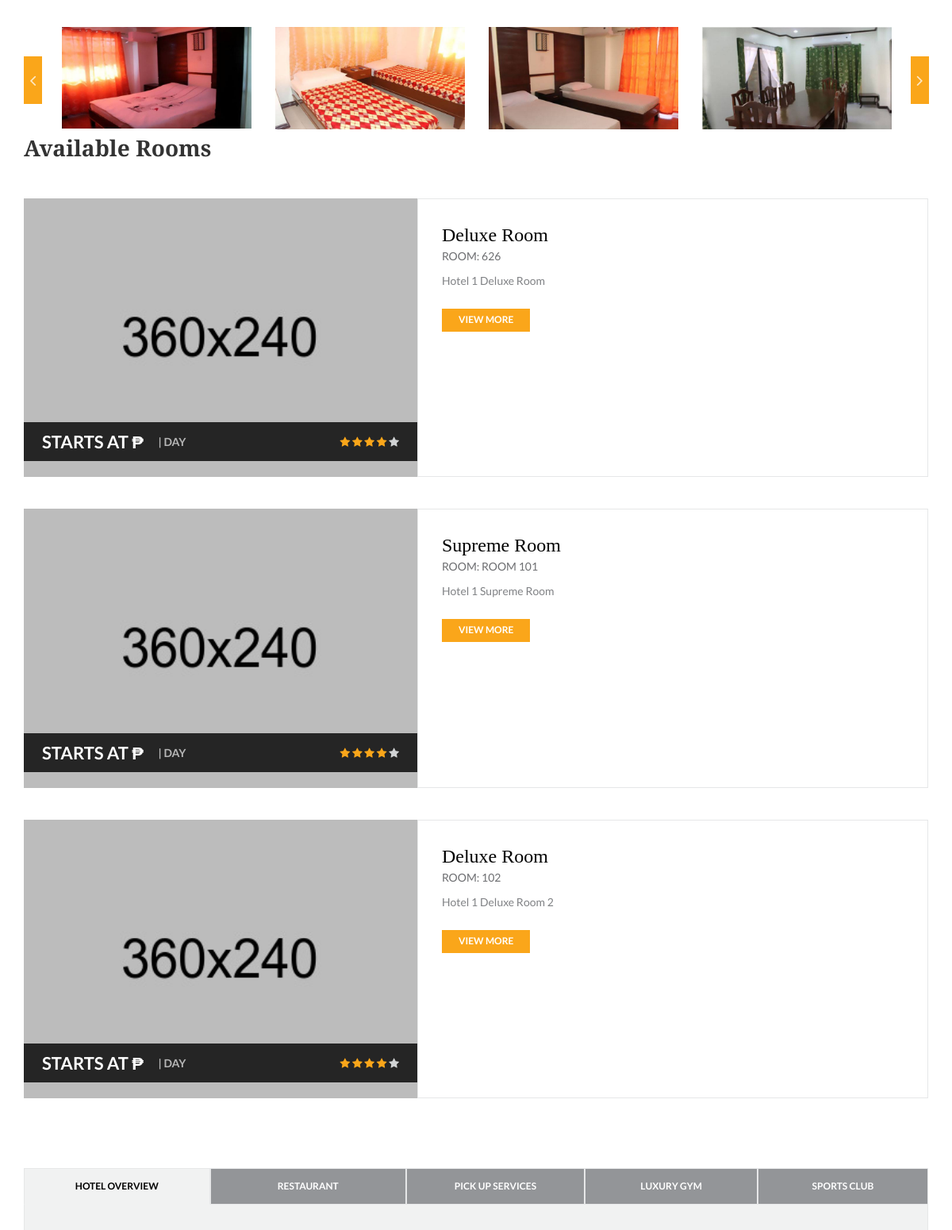
Page /hotel-hrsc.php (middle part) on the earlier database version.
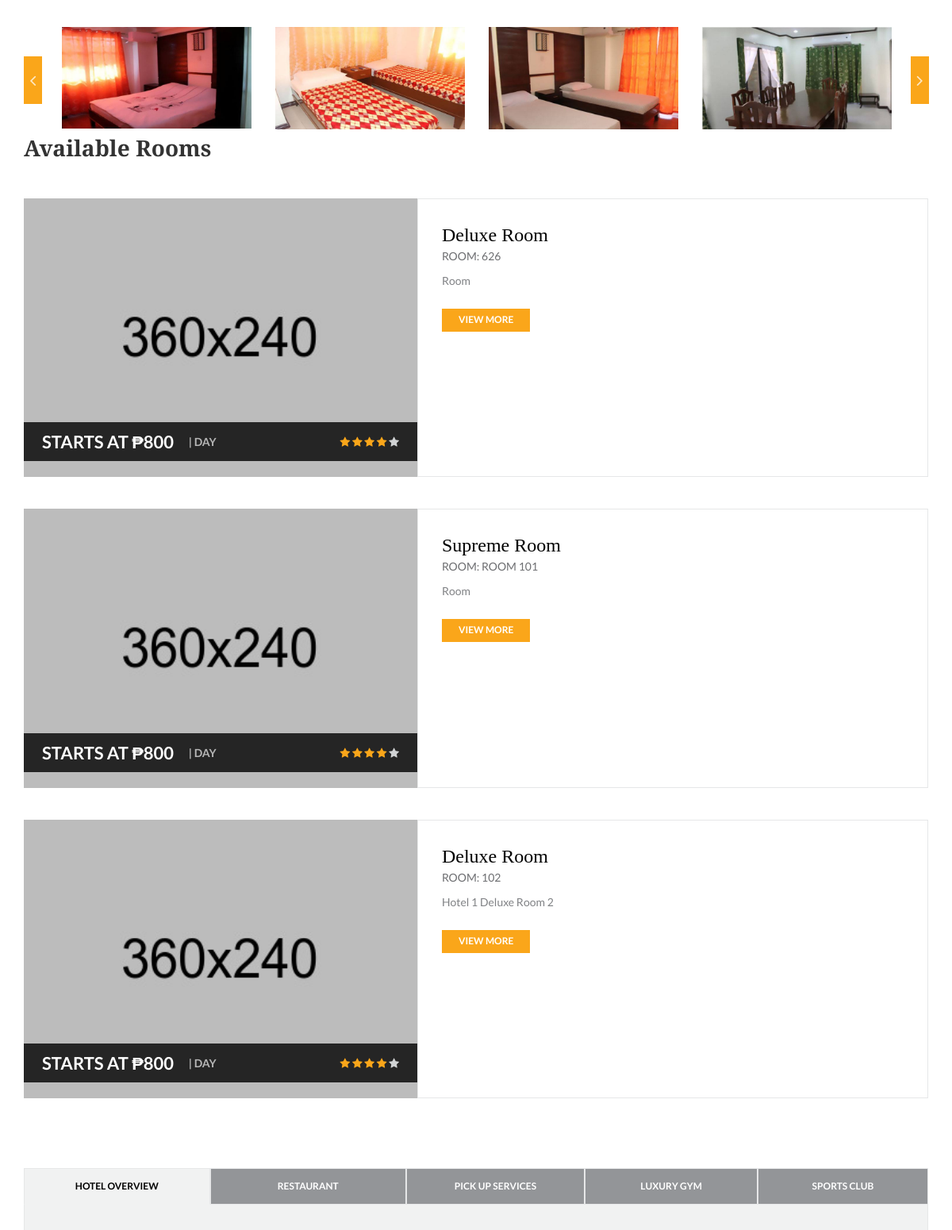
Same page on the later database version.
### tables this page shows
CREATE TABLE `rooms` (
  `id` int(11) NOT NULL,
  `hotel_id` int(11) NOT NULL,
  `room_type` varchar(255) NOT NULL,
  `room_name` varchar(50) NOT NULL,
  `room_description` text NOT NULL,
  `bed_number` int(11) NOT NULL,
  `image_path` varchar(255) NOT NULL,
  `last_edited_by` int(11) DEFAULT NULL
);

### hotel-hrsc.php (the view, shortened to what the changed rows need)
<?php
$hotel_id = 1;
require "connection.php";
?>
<!doctype html>
<html lang="en">
<head>
    <link rel="stylesheet" href="css/bootstrap.min.css">
    <link rel="stylesheet" href="css/font-awesome.min.css">
    <link rel="stylesheet" href="css/style.css">
    <link rel="stylesheet" id="cpswitch" href="css/orange.css">
    <link rel="stylesheet" href="css/responsive.css">
    <link rel="stylesheet" href="css/datepicker.css">
    <link rel="stylesheet" href="css/slick.css">
    <link rel="stylesheet" href="css/slick-theme.css">
</head>
<body>
<section class="innerpage-wrapper">
    <div id="hotel-details" class="innerpage-section-padding">
        <div class="container">
            <div class="row">
                <div class="col-xs-12 col-sm-12 col-md-12 col-lg-12 content-side">
                    <div class="available-blocks" id="available-rooms">
                        <h2>Available Rooms</h2>
                        <div class="list-block main-block room-block"
                             <?php
                             $stmt = $conn->query("SELECT * FROM `rooms` WHERE `hotel_id` = '$hotel_id'");
                            while ($row = $stmt->fetch_object()) {
                            $stmt2 = $conn->query("SELECT MIN(rate) AS minimumRate FROM (room_rates) WHERE `room_id` = '$row->id'");
                            while ($row2 = $stmt2->fetch_object()){
                            $lowestPrice = $row2->minimumRate;
                            }
                            ?>
                            <div class="list-block main-block room-block">
                                <div class="list-content">
                                    <div class="main-img list-img room-img">
                                        <a href="#">
                                            <img src="<?= $row->image_path ?>" class="img-responsive" alt="room-img" />
                                        </a>
                                        <div class="main-mask">
                                            <ul class="list-unstyled list-inline offer-price-1">
                                                <li class="price">Starts at ₱<?= $lowestPrice ?><span class="divider"></span><span class="pkg"> | Day</span></li>
                                                <li class="rating">
                                                    <span><i class="fa fa-star orange"></i></span>
                                                    <span><i class="fa fa-star orange"></i></span>
                                                    <span><i class="fa fa-star orange"></i></span>
                                                    <span><i class="fa fa-star orange"></i></span>
                                                    <span><i class="fa fa-star lightgrey"></i></span>
                                                </li>
                                            </ul>
                                        </div>
                                        g                          </div>
                                    <div class="list-info room-info">
                                        <h3 class="block-title"><a href="#"><?= $row->room_type ?> Room</a></h3>
                                        <p class="block-minor">Room: <?= $row->room_name ?></p>
                                        <p><?= $row->room_description?></p>
                                        <a href="book-room.php?roomId=<?=$row->id?>" class="btn btn-orange btn-lg">View More</a>
                                    </div>
                                </div>
                            </div>
                            <?php
                                    }
                                    ?>
                    </div>
                </div>
            </div>
        </div>
</section>
</body>
</html>

Differences in the rows shown:
changed rooms (number 1 of 3 on the later page): lowestPrice (not shown) → "800"; room_description "Hotel 1 Deluxe Room" → "Room"
changed rooms "Supreme": lowestPrice (not shown) → "800"; room_description "Hotel 1 Supreme Room" → "Room"
changed rooms "Hotel 1 Deluxe Room 2": lowestPrice (not shown) → "800"
